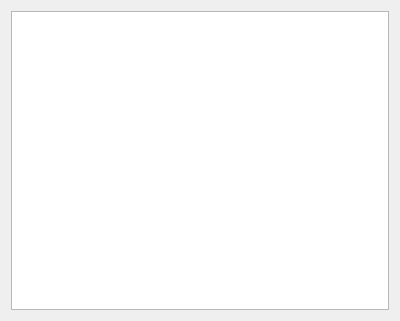
<?xml version="1.0" encoding="UTF-8"?>
<ui version="4.0">
 <class>KeyboardOptions</class>
 <widget class="QWidget" name="KeyboardOptions">
  <property name="geometry">
   <rect>
    <x>0</x>
    <y>0</y>
    <width>400</width>
    <height>321</height>
   </rect>
  </property>
  <property name="windowTitle">
   <string notr="true"/>
  </property>
  <layout class="QGridLayout" name="gridLayout">
   <item row="1" column="0">
    <widget class="QListWidget" name="packList"/>
   </item>
  </layout>
 </widget>
 <resources>
  <include location="../../res.qrc"/>
 </resources>
 <connections/>
</ui>
